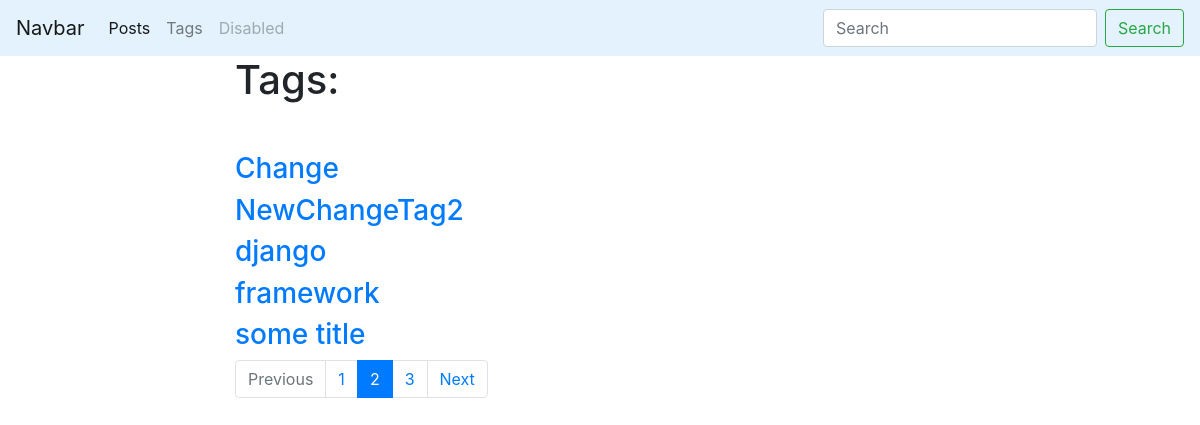
The page /blog/tags/ on the database its author committed.
### blog/models.py (models this page shows, shortened)
class Tag(models.Model):
    title = models.CharField(max_length=50)
    slug = models.SlugField(max_length=50, unique=True)
    def get_absolute_url(self):
        return reverse('tag_detail_url', kwargs={'slug': self.slug})
    class Meta:
        ordering = ['title']

### blog/views.py (the view)
# urls.py: path('tags/', tags_list, name='tags_list_url'),
def tags_list(request):
    tags = Tag.objects.all()
    return render(request, 'blog/tags_list.html', context={'tags': tags})

### blog/templates/blog/tags_list.html (shortened to what this page needs)
{% extends 'blog/base_blog.html' %}
{% block content %}
    <h1 class='mb-5'>Tags:</h1>
    {% for tag in tags %}
        <h3><a href="{{ tag.get_absolute_url }}">{{ tag.title }}</a></h3>
    {% endfor %}
{% endblock %}

### rows shown on the page
Tag: title "Change"
Tag: title "NewChangeTag2"
Tag: title "django"
Tag: title "framework"
Tag: title "some title"
